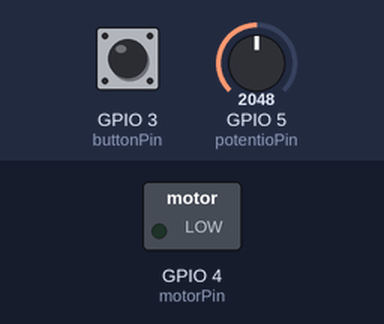
This sketch was run on a simulated ESP32. Shown: switched loads named in the sketch (green lamp = pin HIGH). Inputs (shaded band) come from the test bench; at power-on: GPIO 3 (buttonPin) LOW, GPIO 5 (potentioPin) = 2048.

Above: at 1.2 s.
1.3 s: GPIO 3 (buttonPin) pulled HIGH for 0.15 s
At 2.5 s:
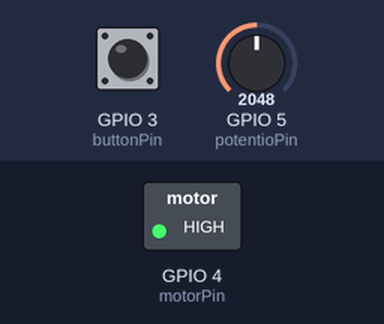
2.9 s: GPIO 5 (potentioPin) set to 983
At 3.7 s:
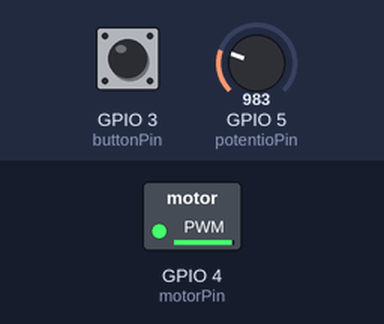
4.4 s: GPIO 5 (potentioPin) set to 491
At 4.9 s:
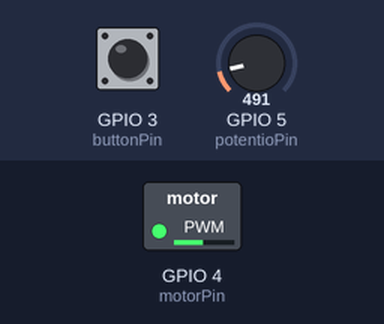
5.9 s: GPIO 3 (buttonPin) pulled HIGH for 1 s
At 7.2 s:
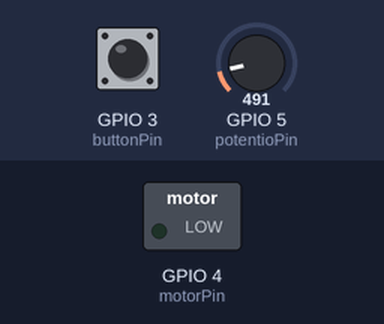
8.4 s: GPIO 3 (buttonPin) pulled HIGH for 3.2 s
At 9.1 s:
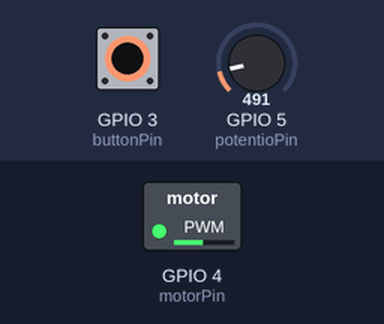
13.1 s: GPIO 5 (potentioPin) set to 0
At 13.9 s:
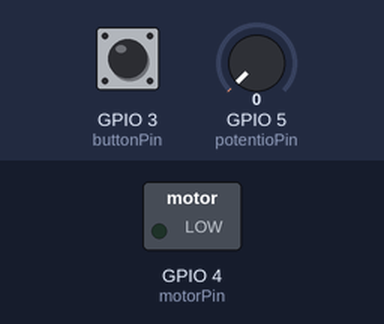
Timing chart, 0 to 15.6 s (numbered marks = the images above; inputs shaded):
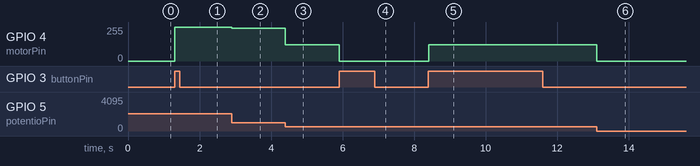

The sketch:

pwmMotor.ino
```cpp
uint8_t buttonPin = 3;
uint8_t motorPin = 4;
uint8_t potentioPin = 5;
uint8_t buttonHold = 0;
uint8_t prevPress = LOW;
uint8_t currPress;
bool State = LOW;

int PWMChannel = 0;
int PWMFreq = 5000;
int PWMResolution = 10;
int MAX_DUTY_CYCLE = 1023;
int dutyCycle;

void setup() {
  Serial.begin(9600);
  pinMode(buttonPin, INPUT);
  pinMode(potentioPin, INPUT);
  ledcSetup(PWMChannel, PWMFreq, PWMResolution);
  ledcAttachPin(motorPin, PWMChannel);
}
void loop() {
  currPress = digitalRead(buttonPin);
  if (currPress != prevPress) {
    if (currPress == HIGH) {
      State = !State;
    }
    prevPress = currPress;
  }
  if (State == HIGH) {
    ledcWrite(PWMChannel, dutyCycle);
    dutyCycle = analogRead(potentioPin);
  } else {
    ledcWrite(PWMChannel, dutyCycle);
    dutyCycle = 0;
  }
}
```

Measured:
- after the input at 1.3 s, GPIO 4 (motorPin): 0/255 → 255/255 at once
- after the input at 2.9 s, GPIO 4 (motorPin): 255/255 → 245/255 at once
- after the input at 4.4 s, GPIO 4 (motorPin): 245/255 → 122/255 at once
- after the input at 5.9 s, GPIO 4 (motorPin): 122/255 → 0/255 at once
- after the input at 8.4 s, GPIO 4 (motorPin): 0/255 → 122/255 at once
- after the input at 13.1 s, GPIO 4 (motorPin): 122/255 → 0/255 at once
